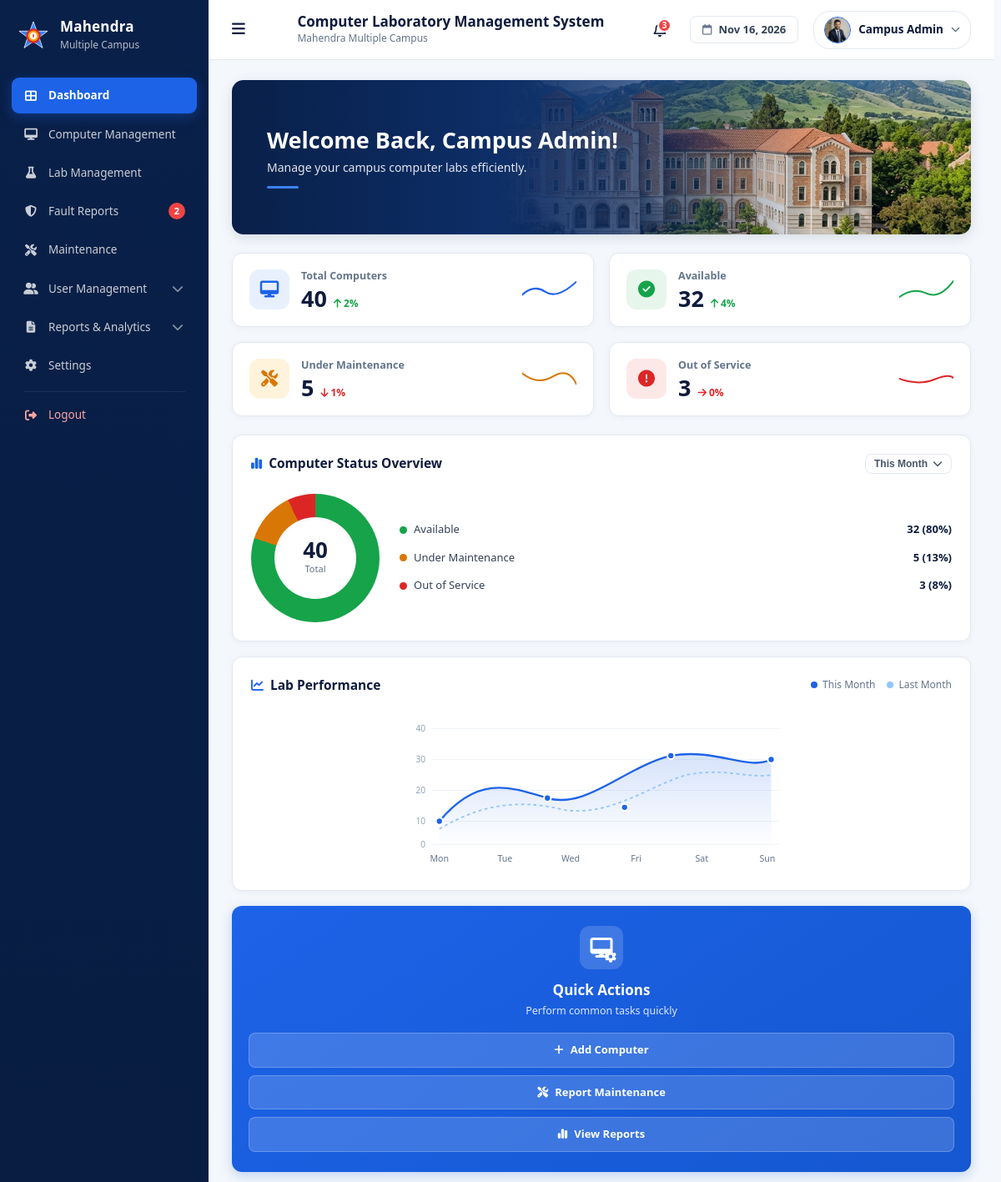
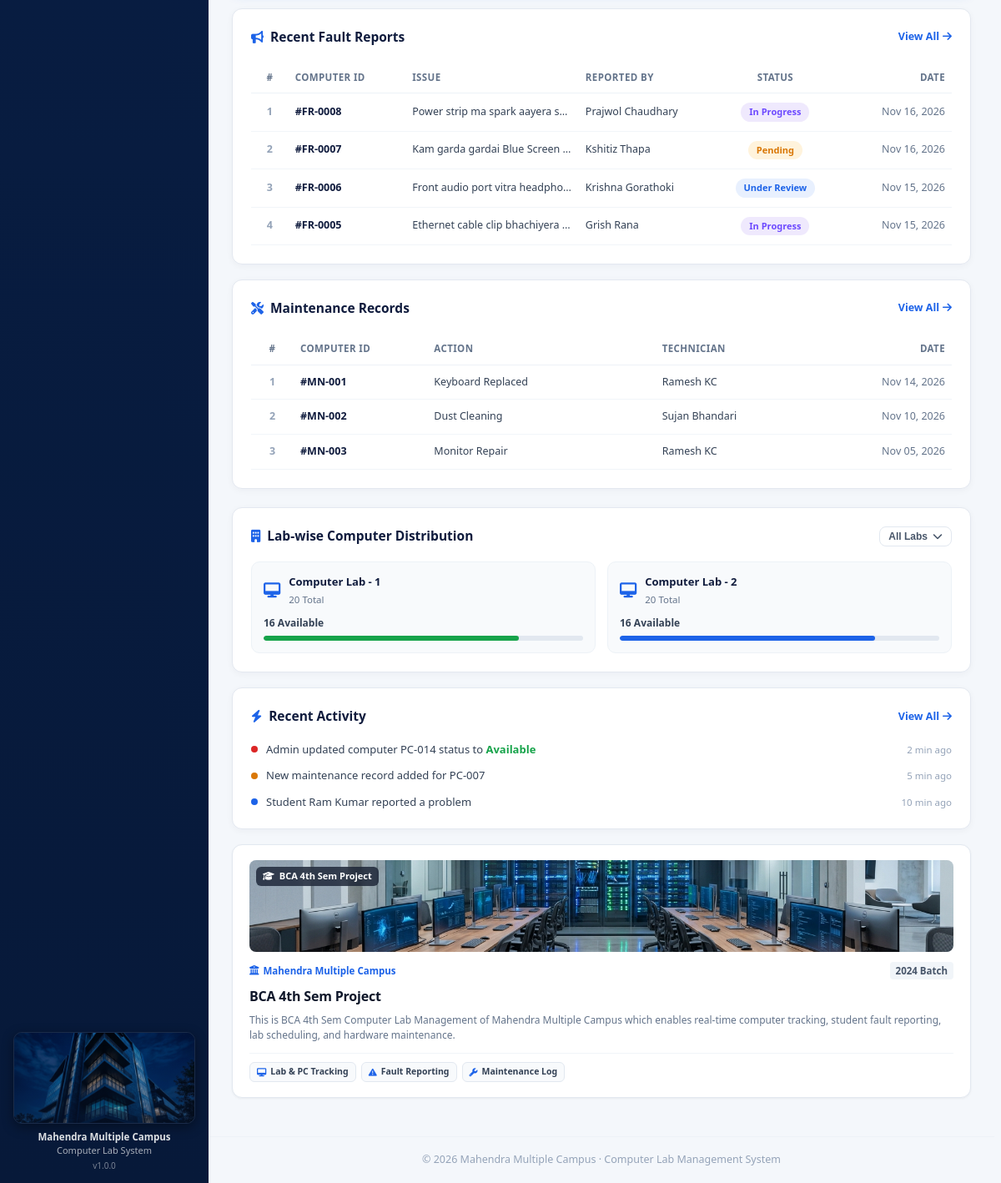
Page /admin/ (signed in) on the committed database (2 pictures, top to bottom).
### tables this page shows
CREATE TABLE `fault_reports` (
  `id` int(11) NOT NULL,
  `user_id` int(11) NOT NULL,
  `computer_id` int(11) NOT NULL,
  `component` enum('cpu','monitor','keyboard','mouse','speaker','network','software','other') NOT NULL,
  `issue_title` varchar(150) NOT NULL,
  `description` text NOT NULL,
  `priority` enum('low','medium','high') NOT NULL DEFAULT 'medium',
  `status` enum('pending','under_review','in_progress','resolved','rejected') NOT NULL DEFAULT 'pending',
  `assigned_to` int(11) DEFAULT NULL,
  `admin_remarks` varchar(255) DEFAULT NULL,
  `report_image` varchar(255) DEFAULT NULL,
  `reported_at` timestamp NOT NULL DEFAULT current_timestamp(),
  `updated_at` timestamp NOT NULL DEFAULT current_timestamp() ON UPDATE current_timestamp(),
  `resolved_at` datetime DEFAULT NULL
);

CREATE TABLE `users` (
  `id` int(11) NOT NULL,
  `name` varchar(100) NOT NULL,
  `email` varchar(150) NOT NULL,
  `roll_number` varchar(50) DEFAULT NULL,
  `password` varchar(255) NOT NULL,
  `program` varchar(50) DEFAULT NULL,
  `semester` varchar(50) DEFAULT NULL,
  `role` enum('student','lab_assistant','admin') NOT NULL DEFAULT 'student',
  `profile_image` varchar(255) DEFAULT NULL,
  `status` enum('active','inactive') NOT NULL DEFAULT 'active',
  `created_at` timestamp NOT NULL DEFAULT current_timestamp(),
  `updated_at` timestamp NOT NULL DEFAULT current_timestamp() ON UPDATE current_timestamp()
);

CREATE TABLE `maintenance_records` (
  `id` int(11) NOT NULL,
  `computer_id` int(11) NOT NULL,
  `fault_report_id` int(11) DEFAULT NULL,
  `technician_id` int(11) DEFAULT NULL,
  `component` varchar(100) NOT NULL,
  `maintenance_type` enum('repair','replacement','inspection','scheduled') NOT NULL DEFAULT 'repair',
  `problem_description` text NOT NULL,
  `repair_description` text DEFAULT NULL,
  `repair_cost` decimal(10,2) NOT NULL DEFAULT 0.00,
  `maintenance_date` date NOT NULL,
  `status` enum('pending','in_progress','completed') NOT NULL DEFAULT 'pending',
  `remarks` text DEFAULT NULL,
  `created_at` timestamp NOT NULL DEFAULT current_timestamp(),
  `updated_at` timestamp NOT NULL DEFAULT current_timestamp() ON UPDATE current_timestamp()
);

CREATE TABLE `labs` (
  `id` int(11) NOT NULL,
  `lab_name` varchar(100) NOT NULL,
  `lab_code` varchar(30) NOT NULL,
  `room_number` varchar(50) NOT NULL,
  `total_computers` int(11) NOT NULL DEFAULT 0,
  `location` varchar(150) DEFAULT NULL,
  `description` text DEFAULT NULL,
  `opening_hours` varchar(100) NOT NULL DEFAULT 'Sunday - Friday, 7:00 AM - 5:00 PM',
  `status` enum('active','maintenance','inactive') NOT NULL DEFAULT 'active',
  `created_at` timestamp NOT NULL DEFAULT current_timestamp()
);

### admin/index.php (the view, shortened to what the rows shown need)
<?php
require_once __DIR__ . '/includes/header.php';
$statusLabels = [
    'pending'      => 'Pending',
    'under_review' => 'Under Review',
    'in_progress'  => 'In Progress',
    'resolved'     => 'Resolved',
    'rejected'     => 'Rejected',
];
$statusBadges = [
    'pending'      => 'warning',
    'under_review' => 'primary',
    'in_progress'  => 'purple',
    'resolved'     => 'success',
    'rejected'     => 'danger',
];
$labs   = [];
$faults = [];
$records = [];
try {
    $labs = $conn->query("SELECT * FROM v_lab_availability ORDER BY lab_name")->fetch_all(MYSQLI_ASSOC);
    $faults = $conn->query(
        "SELECT r.id, r.issue_title, r.status, r.reported_at, c.computer_code, u.name
         FROM fault_reports r
         JOIN computers c ON c.id = r.computer_id
         JOIN users u ON u.id = r.user_id
         ORDER BY r.reported_at DESC
         LIMIT 4"
    )->fetch_all(MYSQLI_ASSOC);
    $records = $conn->query(
        "SELECT m.id, m.component, m.maintenance_type, m.maintenance_date, m.repair_description,
                c.computer_code, t.name AS technician
         FROM maintenance_records m
         JOIN computers c ON c.id = m.computer_id
         LEFT JOIN users t ON t.id = m.technician_id
         ORDER BY m.maintenance_date DESC, m.id DESC
         LIMIT 3"
    )->fetch_all(MYSQLI_ASSOC);
} catch (mysqli_sql_exception $e) {
}
?>
<section class="admin-welcome-banner">
    <div class="banner-content">
        <h2>Welcome Back, <?= htmlspecialchars($adminName) ?>!</h2>
    </div>
</section>
<section class="dashboard-row-tables">
    <div class="dashboard-card">
        <div class="table-wrapper">
            <table class="dashboard-table table-faults">
                <thead>
                    <tr>
                        <th class="th-num">#</th>
                        <th class="th-code">Computer ID</th>
                        <th class="th-issue">Issue</th>
                        <th class="th-user">Reported By</th>
                        <th class="th-status">Status</th>
                        <th class="th-date">Date</th>
                    </tr>
                </thead>
                <tbody>
                    <?php foreach ($faults as $i => $fault): ?>
                        <?php
                        $st = $fault['status'];
                        $badgeClass = $statusBadges[$st] ?? 'primary';
                        $label      = $statusLabels[$st] ?? ucfirst($st);
                        ?>
                        <tr>
                            <td class="td-num"><?= $i + 1 ?></td>
                            <td class="td-code"><strong>#FR-<?= str_pad($fault['id'], 4, '0', STR_PAD_LEFT) ?></strong></td>
                            <td class="td-issue">
                                <span class="truncate-cell" title="<?= htmlspecialchars($fault['issue_title']) ?>">
                                    <?= htmlspecialchars($fault['issue_title']) ?>
                                </span>
                            </td>
                            <td class="td-user">
                                <span class="truncate-cell" title="<?= htmlspecialchars($fault['name']) ?>">
                                    <?= htmlspecialchars($fault['name']) ?>
                                </span>
                            </td>
                            <td class="td-status"><span class="badge badge-<?= $badgeClass ?>"><?= $label ?></span></td>
                            <td class="td-date"><?= date('M d, Y', strtotime($fault['reported_at'])) ?></td>
                        </tr>
                    <?php endforeach; ?>
                </tbody>
            </table>
        </div>
    </div>
    <div class="dashboard-card">
        <div class="table-wrapper">
            <table class="dashboard-table table-maint">
                <thead>
                    <tr>
                        <th class="th-num">#</th>
                        <th class="th-code">Computer ID</th>
                        <th class="th-action">Action</th>
                        <th class="th-tech">Technician</th>
                        <th class="th-date">Date</th>
                    </tr>
                </thead>
                <tbody>
                    <?php foreach ($records as $i => $rec): ?>
                        <?php
                        $actionText = ucfirst($rec['component'] ?? 'System') . ' ' . ucfirst($rec['maintenance_type'] ?? 'Repair');
                        if (!empty($rec['repair_description'])) {
                            $actionText = $rec['repair_description'];
                        }
                        ?>
                        <tr>
                            <td class="td-num"><?= $i + 1 ?></td>
                            <td class="td-code"><strong>#MN-<?= str_pad($rec['id'], 3, '0', STR_PAD_LEFT) ?></strong></td>
                            <td class="td-action">
                                <span class="truncate-cell" title="<?= htmlspecialchars($actionText) ?>">
                                    <?= htmlspecialchars($actionText) ?>
                                </span>
                            </td>
                            <td class="td-tech">
                                <span class="truncate-cell" title="<?= htmlspecialchars($rec['technician'] ?: 'Ramesh KC') ?>">
                                    <?= htmlspecialchars($rec['technician'] ?: 'Ramesh KC') ?>
                                </span>
                            </td>
                            <td class="td-date"><?= date('M d, Y', strtotime($rec['maintenance_date'])) ?></td>
                        </tr>
                    <?php endforeach; ?>
                </tbody>
            </table>
        </div>
    </div>
</section>
<section class="dashboard-row-bottom">
    <div class="dashboard-card lab-dist-card">
        <div class="lab-dist-grid">
            <?php foreach ($labs as $idx => $lab): ?>
                <?php
                $tot = (int)$lab['total_computers'];
                $avl = (int)$lab['available_computers'];
                $pct = $tot > 0 ? round(($avl / $tot) * 100) : 0;
                $barClass = ($idx === 0) ? 'bar-green' : 'bar-blue';
                ?>
                <div class="lab-dist-item">
                    <div class="lab-dist-head">
                        <i class="fa-solid fa-desktop lab-item-icon"></i>
                        <div class="lab-item-meta">
                            <strong><?= htmlspecialchars($lab['lab_name']) ?></strong>
                            <span><?= $tot ?> Total</span>
                        </div>
                    </div>
                    <div class="lab-available-label"><?= $avl ?> Available</div>
                    <div class="lab-progress-bar">
                        <span class="progress-fill <?= $barClass ?>" style="width: <?= $pct ?>%;"></span>
                    </div>
                </div>
            <?php endforeach; ?>
        </div>
    </div>
</section>
<?php require_once 'includes/footer.php'; ?>

### rows in the picture
fault_reports: id "0008", issue_title "Power strip ma spark aayera s…", user.name "Prajwol Chaudhary", status "In Progress", reported_at "Nov 16, 2026"
fault_reports: id "0007", issue_title "Kam garda gardai Blue Screen…", user.name "Kshitiz Thapa", status "Pending", reported_at "Nov 16, 2026"
fault_reports: id "0006", issue_title "Front audio port vitra headpho…", user.name "Krishna Gorathoki", status "Under Review", reported_at "Nov 15, 2026"
fault_reports: id "0005", issue_title "Ethernet cable clip bhachiyera…", user.name "Grish Rana", status "In Progress", reported_at "Nov 15, 2026"
maintenance_records: id "001", repair_description "Keyboard Replaced", technician.name "Ramesh KC", maintenance_date "Nov 14, 2026"
maintenance_records: id "002", repair_description "Dust Cleaning", technician.name "Sujan Bhandari", maintenance_date "Nov 10, 2026"
maintenance_records: id "003", repair_description "Monitor Repair", technician.name "Ramesh KC", maintenance_date "Nov 05, 2026"
labs: lab_name "Computer Lab - 1", total_computers "20", avl "16", $pct 80 (drawn)
labs: lab_name "Computer Lab - 2", total_computers "20", avl "16", $pct 80 (drawn)

### other values in the picture
$item[2] "Dashboard"
$item[2] "Computer Management"
$item[2] "Lab Management"
$item[2] "Fault Reports"
$pendingReports "2"
$item[2] "Maintenance"
$item[2] "User Management"
$item[2] "Reports & Analytics"
$item[2] "Settings"
$unreadNotes "3"
$adminName "Campus Admin"
$totalComputers "40"
$counts['available'] "32"
$counts['under_maintenance'] "5"
$counts['out_of_service'] "3"
